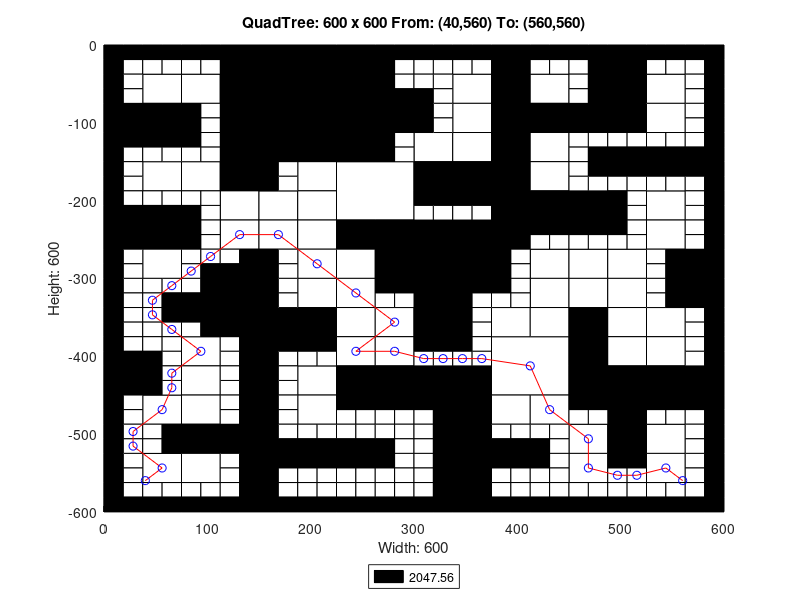

Write MATLAB code to recreate this figure.
axis([0 600 -600 0]);
title('QuadTree: 600 x 600 From: (40,560) To: (560,560)');
xlabel('Width: 600');
ylabel('Height: 600');
rectangle('Position',[150 -75 75 75], 'FaceColor',[0 0 0]);
rectangle('Position',[150 -150 75 75], 'FaceColor',[0 0 0]);
rectangle('Position',[225 -225 75 75], 'FaceColor',[1 1 1]);
rectangle('Position',[300 -300 75 75], 'FaceColor',[0 0 0]);
rectangle('Position',[375 -450 75 75], 'FaceColor',[1 1 1]);
rectangle('Position',[37.5 -75 37.5 37.5], 'FaceColor',[1 1 1]);
rectangle('Position',[112.5 -37.5 37.5 37.5], 'FaceColor',[0 0 0]);
rectangle('Position',[75 -75 37.5 37.5], 'FaceColor',[1 1 1]);
rectangle('Position',[112.5 -75 37.5 37.5], 'FaceColor',[0 0 0]);
rectangle('Position',[0 -112.5 37.5 37.5], 'FaceColor',[0 0 0]);
rectangle('Position',[37.5 -112.5 37.5 37.5], 'FaceColor',[0 0 0]);
rectangle('Position',[112.5 -112.5 37.5 37.5], 'FaceColor',[0 0 0]);
rectangle('Position',[112.5 -150 37.5 37.5], 'FaceColor',[0 0 0]);
rectangle('Position',[225 -37.5 37.5 37.5], 'FaceColor',[0 0 0]);
rectangle('Position',[225 -75 37.5 37.5], 'FaceColor',[0 0 0]);
rectangle('Position',[225 -112.5 37.5 37.5], 'FaceColor',[0 0 0]);
rectangle('Position',[262.5 -112.5 37.5 37.5], 'FaceColor',[0 0 0]);
rectangle('Position',[225 -150 37.5 37.5], 'FaceColor',[0 0 0]);
rectangle('Position',[37.5 -187.5 37.5 37.5], 'FaceColor',[1 1 1]);
rectangle('Position',[75 -187.5 37.5 37.5], 'FaceColor',[1 1 1]);
rectangle('Position',[112.5 -187.5 37.5 37.5], 'FaceColor',[0 0 0]);
rectangle('Position',[112.5 -225 37.5 37.5], 'FaceColor',[1 1 1]);
rectangle('Position',[0 -262.5 37.5 37.5], 'FaceColor',[0 0 0]);
rectangle('Position',[37.5 -262.5 37.5 37.5], 'FaceColor',[0 0 0]);
rectangle('Position',[37.5 -300 37.5 37.5], 'FaceColor',[1 1 1]);
rectangle('Position',[112.5 -262.5 37.5 37.5], 'FaceColor',[1 1 1]);
rectangle('Position',[187.5 -187.5 37.5 37.5], 'FaceColor',[1 1 1]);
rectangle('Position',[150 -225 37.5 37.5], 'FaceColor',[1 1 1]);
rectangle('Position',[187.5 -225 37.5 37.5], 'FaceColor',[1 1 1]);
rectangle('Position',[150 -262.5 37.5 37.5], 'FaceColor',[1 1 1]);
rectangle('Position',[187.5 -262.5 37.5 37.5], 'FaceColor',[1 1 1]);
rectangle('Position',[187.5 -300 37.5 37.5], 'FaceColor',[1 1 1]);
rectangle('Position',[225 -262.5 37.5 37.5], 'FaceColor',[0 0 0]);
rectangle('Position',[262.5 -262.5 37.5 37.5], 'FaceColor',[0 0 0]);
rectangle('Position',[225 -300 37.5 37.5], 'FaceColor',[1 1 1]);
rectangle('Position',[262.5 -300 37.5 37.5], 'FaceColor',[0 0 0]);
rectangle('Position',[337.5 -75 37.5 37.5], 'FaceColor',[1 1 1]);
rectangle('Position',[375 -37.5 37.5 37.5], 'FaceColor',[0 0 0]);
rectangle('Position',[375 -75 37.5 37.5], 'FaceColor',[0 0 0]);
rectangle('Position',[412.5 -75 37.5 37.5], 'FaceColor',[1 1 1]);
rectangle('Position',[337.5 -112.5 37.5 37.5], 'FaceColor',[1 1 1]);
rectangle('Position',[300 -150 37.5 37.5], 'FaceColor',[1 1 1]);
rectangle('Position',[337.5 -150 37.5 37.5], 'FaceColor',[1 1 1]);
rectangle('Position',[375 -112.5 37.5 37.5], 'FaceColor',[0 0 0]);
rectangle('Position',[412.5 -112.5 37.5 37.5], 'FaceColor',[0 0 0]);
rectangle('Position',[375 -150 37.5 37.5], 'FaceColor',[0 0 0]);
rectangle('Position',[412.5 -150 37.5 37.5], 'FaceColor',[1 1 1]);
rectangle('Position',[487.5 -37.5 37.5 37.5], 'FaceColor',[0 0 0]);
rectangle('Position',[487.5 -75 37.5 37.5], 'FaceColor',[0 0 0]);
rectangle('Position',[525 -75 37.5 37.5], 'FaceColor',[1 1 1]);
rectangle('Position',[450 -112.5 37.5 37.5], 'FaceColor',[0 0 0]);
rectangle('Position',[487.5 -112.5 37.5 37.5], 'FaceColor',[0 0 0]);
rectangle('Position',[525 -112.5 37.5 37.5], 'FaceColor',[1 1 1]);
rectangle('Position',[300 -187.5 37.5 37.5], 'FaceColor',[0 0 0]);
rectangle('Position',[337.5 -187.5 37.5 37.5], 'FaceColor',[0 0 0]);
rectangle('Position',[375 -187.5 37.5 37.5], 'FaceColor',[0 0 0]);
rectangle('Position',[412.5 -187.5 37.5 37.5], 'FaceColor',[1 1 1]);
rectangle('Position',[375 -225 37.5 37.5], 'FaceColor',[0 0 0]);
rectangle('Position',[412.5 -225 37.5 37.5], 'FaceColor',[0 0 0]);
rectangle('Position',[375 -262.5 37.5 37.5], 'FaceColor',[0 0 0]);
rectangle('Position',[412.5 -300 37.5 37.5], 'FaceColor',[1 1 1]);
rectangle('Position',[450 -225 37.5 37.5], 'FaceColor',[0 0 0]);
rectangle('Position',[525 -225 37.5 37.5], 'FaceColor',[1 1 1]);
rectangle('Position',[450 -300 37.5 37.5], 'FaceColor',[1 1 1]);
rectangle('Position',[487.5 -300 37.5 37.5], 'FaceColor',[1 1 1]);
rectangle('Position',[525 -262.5 37.5 37.5], 'FaceColor',[1 1 1]);
rectangle('Position',[562.5 -300 37.5 37.5], 'FaceColor',[0 0 0]);
rectangle('Position',[112.5 -337.5 37.5 37.5], 'FaceColor',[0 0 0]);
rectangle('Position',[112.5 -375 37.5 37.5], 'FaceColor',[0 0 0]);
rectangle('Position',[0 -450 37.5 37.5], 'FaceColor',[0 0 0]);
rectangle('Position',[75 -412.5 37.5 37.5], 'FaceColor',[1 1 1]);
rectangle('Position',[75 -450 37.5 37.5], 'FaceColor',[1 1 1]);
rectangle('Position',[187.5 -337.5 37.5 37.5], 'FaceColor',[1 1 1]);
rectangle('Position',[150 -375 37.5 37.5], 'FaceColor',[0 0 0]);
rectangle('Position',[187.5 -375 37.5 37.5], 'FaceColor',[0 0 0]);
rectangle('Position',[225 -337.5 37.5 37.5], 'FaceColor',[1 1 1]);
rectangle('Position',[225 -375 37.5 37.5], 'FaceColor',[1 1 1]);
rectangle('Position',[262.5 -375 37.5 37.5], 'FaceColor',[1 1 1]);
rectangle('Position',[187.5 -450 37.5 37.5], 'FaceColor',[1 1 1]);
rectangle('Position',[225 -412.5 37.5 37.5], 'FaceColor',[1 1 1]);
rectangle('Position',[262.5 -412.5 37.5 37.5], 'FaceColor',[1 1 1]);
rectangle('Position',[225 -450 37.5 37.5], 'FaceColor',[0 0 0]);
rectangle('Position',[262.5 -450 37.5 37.5], 'FaceColor',[0 0 0]);
rectangle('Position',[37.5 -487.5 37.5 37.5], 'FaceColor',[1 1 1]);
rectangle('Position',[75 -487.5 37.5 37.5], 'FaceColor',[1 1 1]);
rectangle('Position',[75 -525 37.5 37.5], 'FaceColor',[0 0 0]);
rectangle('Position',[112.5 -525 37.5 37.5], 'FaceColor',[0 0 0]);
rectangle('Position',[37.5 -562.5 37.5 37.5], 'FaceColor',[1 1 1]);
rectangle('Position',[75 -562.5 37.5 37.5], 'FaceColor',[1 1 1]);
rectangle('Position',[187.5 -487.5 37.5 37.5], 'FaceColor',[1 1 1]);
rectangle('Position',[300 -337.5 37.5 37.5], 'FaceColor',[0 0 0]);
rectangle('Position',[300 -375 37.5 37.5], 'FaceColor',[0 0 0]);
rectangle('Position',[412.5 -337.5 37.5 37.5], 'FaceColor',[1 1 1]);
rectangle('Position',[375 -375 37.5 37.5], 'FaceColor',[1 1 1]);
rectangle('Position',[412.5 -375 37.5 37.5], 'FaceColor',[1 1 1]);
rectangle('Position',[300 -450 37.5 37.5], 'FaceColor',[0 0 0]);
rectangle('Position',[337.5 -450 37.5 37.5], 'FaceColor',[0 0 0]);
rectangle('Position',[450 -337.5 37.5 37.5], 'FaceColor',[1 1 1]);
rectangle('Position',[487.5 -337.5 37.5 37.5], 'FaceColor',[1 1 1]);
rectangle('Position',[450 -375 37.5 37.5], 'FaceColor',[0 0 0]);
rectangle('Position',[487.5 -375 37.5 37.5], 'FaceColor',[1 1 1]);
rectangle('Position',[562.5 -337.5 37.5 37.5], 'FaceColor',[0 0 0]);
rectangle('Position',[525 -375 37.5 37.5], 'FaceColor',[1 1 1]);
rectangle('Position',[450 -412.5 37.5 37.5], 'FaceColor',[0 0 0]);
rectangle('Position',[487.5 -412.5 37.5 37.5], 'FaceColor',[1 1 1]);
rectangle('Position',[450 -450 37.5 37.5], 'FaceColor',[0 0 0]);
rectangle('Position',[487.5 -450 37.5 37.5], 'FaceColor',[0 0 0]);
rectangle('Position',[525 -412.5 37.5 37.5], 'FaceColor',[1 1 1]);
rectangle('Position',[525 -450 37.5 37.5], 'FaceColor',[0 0 0]);
rectangle('Position',[562.5 -450 37.5 37.5], 'FaceColor',[0 0 0]);
rectangle('Position',[337.5 -487.5 37.5 37.5], 'FaceColor',[0 0 0]);
rectangle('Position',[337.5 -525 37.5 37.5], 'FaceColor',[0 0 0]);
rectangle('Position',[375 -487.5 37.5 37.5], 'FaceColor',[1 1 1]);
rectangle('Position',[412.5 -487.5 37.5 37.5], 'FaceColor',[1 1 1]);
rectangle('Position',[337.5 -562.5 37.5 37.5], 'FaceColor',[0 0 0]);
rectangle('Position',[337.5 -600 37.5 37.5], 'FaceColor',[0 0 0]);
rectangle('Position',[487.5 -487.5 37.5 37.5], 'FaceColor',[0 0 0]);
rectangle('Position',[450 -525 37.5 37.5], 'FaceColor',[1 1 1]);
rectangle('Position',[487.5 -525 37.5 37.5], 'FaceColor',[0 0 0]);
rectangle('Position',[525 -525 37.5 37.5], 'FaceColor',[1 1 1]);
rectangle('Position',[450 -562.5 37.5 37.5], 'FaceColor',[1 1 1]);
rectangle('Position',[525 -562.5 37.5 37.5], 'FaceColor',[1 1 1]);
rectangle('Position',[0 -18.75 18.75 18.75], 'FaceColor',[0 0 0]);
rectangle('Position',[18.75 -18.75 18.75 18.75], 'FaceColor',[0 0 0]);
rectangle('Position',[0 -37.5 18.75 18.75], 'FaceColor',[0 0 0]);
rectangle('Position',[18.75 -37.5 18.75 18.75], 'FaceColor',[1 1 1]);
rectangle('Position',[37.5 -18.75 18.75 18.75], 'FaceColor',[0 0 0]);
rectangle('Position',[56.25 -18.75 18.75 18.75], 'FaceColor',[0 0 0]);
rectangle('Position',[37.5 -37.5 18.75 18.75], 'FaceColor',[1 1 1]);
rectangle('Position',[56.25 -37.5 18.75 18.75], 'FaceColor',[1 1 1]);
rectangle('Position',[0 -56.25 18.75 18.75], 'FaceColor',[0 0 0]);
rectangle('Position',[18.75 -56.25 18.75 18.75], 'FaceColor',[1 1 1]);
rectangle('Position',[0 -75 18.75 18.75], 'FaceColor',[0 0 0]);
rectangle('Position',[18.75 -75 18.75 18.75], 'FaceColor',[1 1 1]);
rectangle('Position',[75 -18.75 18.75 18.75], 'FaceColor',[0 0 0]);
rectangle('Position',[93.75 -18.75 18.75 18.75], 'FaceColor',[0 0 0]);
rectangle('Position',[75 -37.5 18.75 18.75], 'FaceColor',[1 1 1]);
rectangle('Position',[93.75 -37.5 18.75 18.75], 'FaceColor',[1 1 1]);
rectangle('Position',[0 -131.25 18.75 18.75], 'FaceColor',[0 0 0]);
rectangle('Position',[18.75 -131.25 18.75 18.75], 'FaceColor',[0 0 0]);
rectangle('Position',[0 -150 18.75 18.75], 'FaceColor',[0 0 0]);
rectangle('Position',[18.75 -150 18.75 18.75], 'FaceColor',[1 1 1]);
rectangle('Position',[37.5 -131.25 18.75 18.75], 'FaceColor',[0 0 0]);
rectangle('Position',[56.25 -131.25 18.75 18.75], 'FaceColor',[0 0 0]);
rectangle('Position',[37.5 -150 18.75 18.75], 'FaceColor',[1 1 1]);
rectangle('Position',[56.25 -150 18.75 18.75], 'FaceColor',[1 1 1]);
rectangle('Position',[75 -93.75 18.75 18.75], 'FaceColor',[0 0 0]);
rectangle('Position',[93.75 -93.75 18.75 18.75], 'FaceColor',[1 1 1]);
rectangle('Position',[75 -112.5 18.75 18.75], 'FaceColor',[0 0 0]);
rectangle('Position',[93.75 -112.5 18.75 18.75], 'FaceColor',[1 1 1]);
rectangle('Position',[75 -131.25 18.75 18.75], 'FaceColor',[0 0 0]);
rectangle('Position',[93.75 -131.25 18.75 18.75], 'FaceColor',[1 1 1]);
rectangle('Position',[75 -150 18.75 18.75], 'FaceColor',[1 1 1]);
rectangle('Position',[93.75 -150 18.75 18.75], 'FaceColor',[1 1 1]);
rectangle('Position',[262.5 -18.75 18.75 18.75], 'FaceColor',[0 0 0]);
rectangle('Position',[281.25 -18.75 18.75 18.75], 'FaceColor',[0 0 0]);
rectangle('Position',[262.5 -37.5 18.75 18.75], 'FaceColor',[0 0 0]);
rectangle('Position',[281.25 -37.5 18.75 18.75], 'FaceColor',[1 1 1]);
rectangle('Position',[262.5 -56.25 18.75 18.75], 'FaceColor',[0 0 0]);
rectangle('Position',[281.25 -56.25 18.75 18.75], 'FaceColor',[1 1 1]);
rectangle('Position',[262.5 -75 18.75 18.75], 'FaceColor',[0 0 0]);
rectangle('Position',[281.25 -75 18.75 18.75], 'FaceColor',[0 0 0]);
rectangle('Position',[262.5 -131.25 18.75 18.75], 'FaceColor',[0 0 0]);
rectangle('Position',[281.25 -131.25 18.75 18.75], 'FaceColor',[1 1 1]);
rectangle('Position',[262.5 -150 18.75 18.75], 'FaceColor',[0 0 0]);
rectangle('Position',[281.25 -150 18.75 18.75], 'FaceColor',[1 1 1]);
rectangle('Position',[0 -168.75 18.75 18.75], 'FaceColor',[0 0 0]);
rectangle('Position',[18.75 -168.75 18.75 18.75], 'FaceColor',[1 1 1]);
rectangle('Position',[0 -187.5 18.75 18.75], 'FaceColor',[0 0 0]);
rectangle('Position',[18.75 -187.5 18.75 18.75], 'FaceColor',[1 1 1]);
rectangle('Position',[0 -206.25 18.75 18.75], 'FaceColor',[0 0 0]);
rectangle('Position',[18.75 -206.25 18.75 18.75], 'FaceColor',[1 1 1]);
rectangle('Position',[0 -225 18.75 18.75], 'FaceColor',[0 0 0]);
rectangle('Position',[18.75 -225 18.75 18.75], 'FaceColor',[0 0 0]);
rectangle('Position',[37.5 -206.25 18.75 18.75], 'FaceColor',[1 1 1]);
rectangle('Position',[56.25 -206.25 18.75 18.75], 'FaceColor',[1 1 1]);
rectangle('Position',[37.5 -225 18.75 18.75], 'FaceColor',[0 0 0]);
rectangle('Position',[56.25 -225 18.75 18.75], 'FaceColor',[0 0 0]);
rectangle('Position',[75 -206.25 18.75 18.75], 'FaceColor',[1 1 1]);
rectangle('Position',[93.75 -206.25 18.75 18.75], 'FaceColor',[1 1 1]);
rectangle('Position',[75 -225 18.75 18.75], 'FaceColor',[0 0 0]);
rectangle('Position',[93.75 -225 18.75 18.75], 'FaceColor',[1 1 1]);
rectangle('Position',[0 -281.25 18.75 18.75], 'FaceColor',[0 0 0]);
rectangle('Position',[18.75 -281.25 18.75 18.75], 'FaceColor',[1 1 1]);
rectangle('Position',[0 -300 18.75 18.75], 'FaceColor',[0 0 0]);
rectangle('Position',[18.75 -300 18.75 18.75], 'FaceColor',[1 1 1]);
rectangle('Position',[75 -243.75 18.75 18.75], 'FaceColor',[0 0 0]);
rectangle('Position',[93.75 -243.75 18.75 18.75], 'FaceColor',[1 1 1]);
rectangle('Position',[75 -262.5 18.75 18.75], 'FaceColor',[0 0 0]);
rectangle('Position',[93.75 -262.5 18.75 18.75], 'FaceColor',[1 1 1]);
rectangle('Position',[75 -281.25 18.75 18.75], 'FaceColor',[1 1 1]);
rectangle('Position',[93.75 -281.25 18.75 18.75], 'FaceColor',[1 1 1]);
rectangle('Position',[75 -300 18.75 18.75], 'FaceColor',[1 1 1]);
rectangle('Position',[93.75 -300 18.75 18.75], 'FaceColor',[0 0 0]);
rectangle('Position',[112.5 -281.25 18.75 18.75], 'FaceColor',[1 1 1]);
rectangle('Position',[131.25 -281.25 18.75 18.75], 'FaceColor',[0 0 0]);
rectangle('Position',[112.5 -300 18.75 18.75], 'FaceColor',[0 0 0]);
rectangle('Position',[131.25 -300 18.75 18.75], 'FaceColor',[0 0 0]);
rectangle('Position',[150 -168.75 18.75 18.75], 'FaceColor',[0 0 0]);
rectangle('Position',[168.75 -168.75 18.75 18.75], 'FaceColor',[1 1 1]);
rectangle('Position',[150 -187.5 18.75 18.75], 'FaceColor',[0 0 0]);
rectangle('Position',[168.75 -187.5 18.75 18.75], 'FaceColor',[1 1 1]);
rectangle('Position',[150 -281.25 18.75 18.75], 'FaceColor',[0 0 0]);
rectangle('Position',[168.75 -281.25 18.75 18.75], 'FaceColor',[1 1 1]);
rectangle('Position',[150 -300 18.75 18.75], 'FaceColor',[0 0 0]);
rectangle('Position',[168.75 -300 18.75 18.75], 'FaceColor',[1 1 1]);
rectangle('Position',[300 -18.75 18.75 18.75], 'FaceColor',[0 0 0]);
rectangle('Position',[318.75 -18.75 18.75 18.75], 'FaceColor',[0 0 0]);
rectangle('Position',[300 -37.5 18.75 18.75], 'FaceColor',[1 1 1]);
rectangle('Position',[318.75 -37.5 18.75 18.75], 'FaceColor',[1 1 1]);
rectangle('Position',[337.5 -18.75 18.75 18.75], 'FaceColor',[0 0 0]);
rectangle('Position',[356.25 -18.75 18.75 18.75], 'FaceColor',[0 0 0]);
rectangle('Position',[337.5 -37.5 18.75 18.75], 'FaceColor',[1 1 1]);
rectangle('Position',[356.25 -37.5 18.75 18.75], 'FaceColor',[1 1 1]);
rectangle('Position',[300 -56.25 18.75 18.75], 'FaceColor',[1 1 1]);
rectangle('Position',[318.75 -56.25 18.75 18.75], 'FaceColor',[1 1 1]);
rectangle('Position',[300 -75 18.75 18.75], 'FaceColor',[0 0 0]);
rectangle('Position',[318.75 -75 18.75 18.75], 'FaceColor',[1 1 1]);
rectangle('Position',[412.5 -18.75 18.75 18.75], 'FaceColor',[0 0 0]);
rectangle('Position',[431.25 -18.75 18.75 18.75], 'FaceColor',[0 0 0]);
rectangle('Position',[412.5 -37.5 18.75 18.75], 'FaceColor',[1 1 1]);
rectangle('Position',[431.25 -37.5 18.75 18.75], 'FaceColor',[1 1 1]);
rectangle('Position',[300 -93.75 18.75 18.75], 'FaceColor',[0 0 0]);
rectangle('Position',[318.75 -93.75 18.75 18.75], 'FaceColor',[1 1 1]);
rectangle('Position',[300 -112.5 18.75 18.75], 'FaceColor',[0 0 0]);
rectangle('Position',[318.75 -112.5 18.75 18.75], 'FaceColor',[1 1 1]);
rectangle('Position',[450 -18.75 18.75 18.75], 'FaceColor',[0 0 0]);
rectangle('Position',[468.75 -18.75 18.75 18.75], 'FaceColor',[0 0 0]);
rectangle('Position',[450 -37.5 18.75 18.75], 'FaceColor',[1 1 1]);
rectangle('Position',[468.75 -37.5 18.75 18.75], 'FaceColor',[0 0 0]);
rectangle('Position',[450 -56.25 18.75 18.75], 'FaceColor',[1 1 1]);
rectangle('Position',[468.75 -56.25 18.75 18.75], 'FaceColor',[0 0 0]);
rectangle('Position',[450 -75 18.75 18.75], 'FaceColor',[1 1 1]);
rectangle('Position',[468.75 -75 18.75 18.75], 'FaceColor',[0 0 0]);
rectangle('Position',[525 -18.75 18.75 18.75], 'FaceColor',[0 0 0]);
rectangle('Position',[543.75 -18.75 18.75 18.75], 'FaceColor',[0 0 0]);
rectangle('Position',[525 -37.5 18.75 18.75], 'FaceColor',[1 1 1]);
rectangle('Position',[543.75 -37.5 18.75 18.75], 'FaceColor',[1 1 1]);
rectangle('Position',[562.5 -18.75 18.75 18.75], 'FaceColor',[0 0 0]);
rectangle('Position',[581.25 -18.75 18.75 18.75], 'FaceColor',[0 0 0]);
rectangle('Position',[562.5 -37.5 18.75 18.75], 'FaceColor',[1 1 1]);
rectangle('Position',[581.25 -37.5 18.75 18.75], 'FaceColor',[0 0 0]);
rectangle('Position',[562.5 -56.25 18.75 18.75], 'FaceColor',[1 1 1]);
rectangle('Position',[581.25 -56.25 18.75 18.75], 'FaceColor',[0 0 0]);
rectangle('Position',[562.5 -75 18.75 18.75], 'FaceColor',[1 1 1]);
rectangle('Position',[581.25 -75 18.75 18.75], 'FaceColor',[0 0 0]);
rectangle('Position',[450 -131.25 18.75 18.75], 'FaceColor',[1 1 1]);
rectangle('Position',[468.75 -131.25 18.75 18.75], 'FaceColor',[1 1 1]);
rectangle('Position',[450 -150 18.75 18.75], 'FaceColor',[1 1 1]);
rectangle('Position',[468.75 -150 18.75 18.75], 'FaceColor',[0 0 0]);
rectangle('Position',[487.5 -131.25 18.75 18.75], 'FaceColor',[1 1 1]);
rectangle('Position',[506.25 -131.25 18.75 18.75], 'FaceColor',[1 1 1]);
rectangle('Position',[487.5 -150 18.75 18.75], 'FaceColor',[0 0 0]);
rectangle('Position',[506.25 -150 18.75 18.75], 'FaceColor',[0 0 0]);
rectangle('Position',[562.5 -93.75 18.75 18.75], 'FaceColor',[1 1 1]);
rectangle('Position',[581.25 -93.75 18.75 18.75], 'FaceColor',[0 0 0]);
rectangle('Position',[562.5 -112.5 18.75 18.75], 'FaceColor',[1 1 1]);
rectangle('Position',[581.25 -112.5 18.75 18.75], 'FaceColor',[0 0 0]);
rectangle('Position',[525 -131.25 18.75 18.75], 'FaceColor',[1 1 1]);
rectangle('Position',[543.75 -131.25 18.75 18.75], 'FaceColor',[1 1 1]);
rectangle('Position',[525 -150 18.75 18.75], 'FaceColor',[0 0 0]);
rectangle('Position',[543.75 -150 18.75 18.75], 'FaceColor',[0 0 0]);
rectangle('Position',[562.5 -131.25 18.75 18.75], 'FaceColor',[1 1 1]);
rectangle('Position',[581.25 -131.25 18.75 18.75], 'FaceColor',[0 0 0]);
rectangle('Position',[562.5 -150 18.75 18.75], 'FaceColor',[0 0 0]);
rectangle('Position',[581.25 -150 18.75 18.75], 'FaceColor',[0 0 0]);
rectangle('Position',[300 -206.25 18.75 18.75], 'FaceColor',[0 0 0]);
rectangle('Position',[318.75 -206.25 18.75 18.75], 'FaceColor',[0 0 0]);
rectangle('Position',[300 -225 18.75 18.75], 'FaceColor',[1 1 1]);
rectangle('Position',[318.75 -225 18.75 18.75], 'FaceColor',[1 1 1]);
rectangle('Position',[337.5 -206.25 18.75 18.75], 'FaceColor',[0 0 0]);
rectangle('Position',[356.25 -206.25 18.75 18.75], 'FaceColor',[0 0 0]);
rectangle('Position',[337.5 -225 18.75 18.75], 'FaceColor',[1 1 1]);
rectangle('Position',[356.25 -225 18.75 18.75], 'FaceColor',[1 1 1]);
rectangle('Position',[412.5 -243.75 18.75 18.75], 'FaceColor',[0 0 0]);
rectangle('Position',[431.25 -243.75 18.75 18.75], 'FaceColor',[0 0 0]);
rectangle('Position',[412.5 -262.5 18.75 18.75], 'FaceColor',[1 1 1]);
rectangle('Position',[431.25 -262.5 18.75 18.75], 'FaceColor',[1 1 1]);
rectangle('Position',[375 -281.25 18.75 18.75], 'FaceColor',[0 0 0]);
rectangle('Position',[393.75 -281.25 18.75 18.75], 'FaceColor',[1 1 1]);
rectangle('Position',[375 -300 18.75 18.75], 'FaceColor',[0 0 0]);
rectangle('Position',[393.75 -300 18.75 18.75], 'FaceColor',[1 1 1]);
rectangle('Position',[450 -168.75 18.75 18.75], 'FaceColor',[1 1 1]);
rectangle('Position',[468.75 -168.75 18.75 18.75], 'FaceColor',[0 0 0]);
rectangle('Position',[450 -187.5 18.75 18.75], 'FaceColor',[1 1 1]);
rectangle('Position',[468.75 -187.5 18.75 18.75], 'FaceColor',[1 1 1]);
rectangle('Position',[487.5 -168.75 18.75 18.75], 'FaceColor',[0 0 0]);
rectangle('Position',[506.25 -168.75 18.75 18.75], 'FaceColor',[0 0 0]);
rectangle('Position',[487.5 -187.5 18.75 18.75], 'FaceColor',[1 1 1]);
rectangle('Position',[506.25 -187.5 18.75 18.75], 'FaceColor',[1 1 1]);
rectangle('Position',[487.5 -206.25 18.75 18.75], 'FaceColor',[0 0 0]);
rectangle('Position',[506.25 -206.25 18.75 18.75], 'FaceColor',[1 1 1]);
rectangle('Position',[487.5 -225 18.75 18.75], 'FaceColor',[0 0 0]);
rectangle('Position',[506.25 -225 18.75 18.75], 'FaceColor',[1 1 1]);
rectangle('Position',[525 -168.75 18.75 18.75], 'FaceColor',[0 0 0]);
rectangle('Position',[543.75 -168.75 18.75 18.75], 'FaceColor',[0 0 0]);
rectangle('Position',[525 -187.5 18.75 18.75], 'FaceColor',[1 1 1]);
rectangle('Position',[543.75 -187.5 18.75 18.75], 'FaceColor',[1 1 1]);
rectangle('Position',[562.5 -168.75 18.75 18.75], 'FaceColor',[0 0 0]);
rectangle('Position',[581.25 -168.75 18.75 18.75], 'FaceColor',[0 0 0]);
rectangle('Position',[562.5 -187.5 18.75 18.75], 'FaceColor',[1 1 1]);
rectangle('Position',[581.25 -187.5 18.75 18.75], 'FaceColor',[0 0 0]);
rectangle('Position',[562.5 -206.25 18.75 18.75], 'FaceColor',[1 1 1]);
rectangle('Position',[581.25 -206.25 18.75 18.75], 'FaceColor',[0 0 0]);
rectangle('Position',[562.5 -225 18.75 18.75], 'FaceColor',[1 1 1]);
rectangle('Position',[581.25 -225 18.75 18.75], 'FaceColor',[0 0 0]);
rectangle('Position',[450 -243.75 18.75 18.75], 'FaceColor',[0 0 0]);
rectangle('Position',[468.75 -243.75 18.75 18.75], 'FaceColor',[0 0 0]);
rectangle('Position',[450 -262.5 18.75 18.75], 'FaceColor',[1 1 1]);
rectangle('Position',[468.75 -262.5 18.75 18.75], 'FaceColor',[1 1 1]);
rectangle('Position',[487.5 -243.75 18.75 18.75], 'FaceColor',[0 0 0]);
rectangle('Position',[506.25 -243.75 18.75 18.75], 'FaceColor',[1 1 1]);
rectangle('Position',[487.5 -262.5 18.75 18.75], 'FaceColor',[1 1 1]);
rectangle('Position',[506.25 -262.5 18.75 18.75], 'FaceColor',[1 1 1]);
rectangle('Position',[562.5 -243.75 18.75 18.75], 'FaceColor',[1 1 1]);
rectangle('Position',[581.25 -243.75 18.75 18.75], 'FaceColor',[0 0 0]);
rectangle('Position',[562.5 -262.5 18.75 18.75], 'FaceColor',[1 1 1]);
rectangle('Position',[581.25 -262.5 18.75 18.75], 'FaceColor',[0 0 0]);
rectangle('Position',[525 -281.25 18.75 18.75], 'FaceColor',[1 1 1]);
rectangle('Position',[543.75 -281.25 18.75 18.75], 'FaceColor',[0 0 0]);
rectangle('Position',[525 -300 18.75 18.75], 'FaceColor',[1 1 1]);
rectangle('Position',[543.75 -300 18.75 18.75], 'FaceColor',[0 0 0]);
rectangle('Position',[0 -318.75 18.75 18.75], 'FaceColor',[0 0 0]);
rectangle('Position',[18.75 -318.75 18.75 18.75], 'FaceColor',[1 1 1]);
rectangle('Position',[0 -337.5 18.75 18.75], 'FaceColor',[0 0 0]);
rectangle('Position',[18.75 -337.5 18.75 18.75], 'FaceColor',[1 1 1]);
rectangle('Position',[37.5 -318.75 18.75 18.75], 'FaceColor',[1 1 1]);
rectangle('Position',[56.25 -318.75 18.75 18.75], 'FaceColor',[1 1 1]);
rectangle('Position',[37.5 -337.5 18.75 18.75], 'FaceColor',[1 1 1]);
rectangle('Position',[56.25 -337.5 18.75 18.75], 'FaceColor',[0 0 0]);
rectangle('Position',[0 -356.25 18.75 18.75], 'FaceColor',[0 0 0]);
rectangle('Position',[18.75 -356.25 18.75 18.75], 'FaceColor',[1 1 1]);
rectangle('Position',[0 -375 18.75 18.75], 'FaceColor',[0 0 0]);
rectangle('Position',[18.75 -375 18.75 18.75], 'FaceColor',[1 1 1]);
rectangle('Position',[37.5 -356.25 18.75 18.75], 'FaceColor',[1 1 1]);
rectangle('Position',[56.25 -356.25 18.75 18.75], 'FaceColor',[0 0 0]);
rectangle('Position',[37.5 -375 18.75 18.75], 'FaceColor',[1 1 1]);
rectangle('Position',[56.25 -375 18.75 18.75], 'FaceColor',[1 1 1]);
rectangle('Position',[75 -318.75 18.75 18.75], 'FaceColor',[1 1 1]);
rectangle('Position',[93.75 -318.75 18.75 18.75], 'FaceColor',[0 0 0]);
rectangle('Position',[75 -337.5 18.75 18.75], 'FaceColor',[0 0 0]);
rectangle('Position',[93.75 -337.5 18.75 18.75], 'FaceColor',[0 0 0]);
rectangle('Position',[75 -356.25 18.75 18.75], 'FaceColor',[0 0 0]);
rectangle('Position',[93.75 -356.25 18.75 18.75], 'FaceColor',[0 0 0]);
rectangle('Position',[75 -375 18.75 18.75], 'FaceColor',[1 1 1]);
rectangle('Position',[93.75 -375 18.75 18.75], 'FaceColor',[0 0 0]);
rectangle('Position',[0 -393.75 18.75 18.75], 'FaceColor',[0 0 0]);
rectangle('Position',[18.75 -393.75 18.75 18.75], 'FaceColor',[1 1 1]);
rectangle('Position',[0 -412.5 18.75 18.75], 'FaceColor',[0 0 0]);
rectangle('Position',[18.75 -412.5 18.75 18.75], 'FaceColor',[0 0 0]);
rectangle('Position',[37.5 -393.75 18.75 18.75], 'FaceColor',[1 1 1]);
rectangle('Position',[56.25 -393.75 18.75 18.75], 'FaceColor',[1 1 1]);
rectangle('Position',[37.5 -412.5 18.75 18.75], 'FaceColor',[0 0 0]);
rectangle('Position',[56.25 -412.5 18.75 18.75], 'FaceColor',[1 1 1]);
rectangle('Position',[37.5 -431.25 18.75 18.75], 'FaceColor',[0 0 0]);
rectangle('Position',[56.25 -431.25 18.75 18.75], 'FaceColor',[1 1 1]);
rectangle('Position',[37.5 -450 18.75 18.75], 'FaceColor',[0 0 0]);
rectangle('Position',[56.25 -450 18.75 18.75], 'FaceColor',[1 1 1]);
rectangle('Position',[112.5 -393.75 18.75 18.75], 'FaceColor',[1 1 1]);
rectangle('Position',[131.25 -393.75 18.75 18.75], 'FaceColor',[0 0 0]);
rectangle('Position',[112.5 -412.5 18.75 18.75], 'FaceColor',[1 1 1]);
rectangle('Position',[131.25 -412.5 18.75 18.75], 'FaceColor',[0 0 0]);
rectangle('Position',[112.5 -431.25 18.75 18.75], 'FaceColor',[1 1 1]);
rectangle('Position',[131.25 -431.25 18.75 18.75], 'FaceColor',[0 0 0]);
rectangle('Position',[112.5 -450 18.75 18.75], 'FaceColor',[1 1 1]);
rectangle('Position',[131.25 -450 18.75 18.75], 'FaceColor',[0 0 0]);
rectangle('Position',[150 -318.75 18.75 18.75], 'FaceColor',[0 0 0]);
rectangle('Position',[168.75 -318.75 18.75 18.75], 'FaceColor',[1 1 1]);
rectangle('Position',[150 -337.5 18.75 18.75], 'FaceColor',[0 0 0]);
rectangle('Position',[168.75 -337.5 18.75 18.75], 'FaceColor',[1 1 1]);
rectangle('Position',[262.5 -318.75 18.75 18.75], 'FaceColor',[0 0 0]);
rectangle('Position',[281.25 -318.75 18.75 18.75], 'FaceColor',[0 0 0]);
rectangle('Position',[262.5 -337.5 18.75 18.75], 'FaceColor',[1 1 1]);
rectangle('Position',[281.25 -337.5 18.75 18.75], 'FaceColor',[1 1 1]);
rectangle('Position',[150 -393.75 18.75 18.75], 'FaceColor',[0 0 0]);
rectangle('Position',[168.75 -393.75 18.75 18.75], 'FaceColor',[0 0 0]);
rectangle('Position',[150 -412.5 18.75 18.75], 'FaceColor',[0 0 0]);
rectangle('Position',[168.75 -412.5 18.75 18.75], 'FaceColor',[1 1 1]);
rectangle('Position',[187.5 -393.75 18.75 18.75], 'FaceColor',[0 0 0]);
rectangle('Position',[206.25 -393.75 18.75 18.75], 'FaceColor',[0 0 0]);
rectangle('Position',[187.5 -412.5 18.75 18.75], 'FaceColor',[1 1 1]);
rectangle('Position',[206.25 -412.5 18.75 18.75], 'FaceColor',[1 1 1]);
rectangle('Position',[150 -431.25 18.75 18.75], 'FaceColor',[0 0 0]);
rectangle('Position',[168.75 -431.25 18.75 18.75], 'FaceColor',[1 1 1]);
rectangle('Position',[150 -450 18.75 18.75], 'FaceColor',[0 0 0]);
rectangle('Position',[168.75 -450 18.75 18.75], 'FaceColor',[1 1 1]);
rectangle('Position',[0 -468.75 18.75 18.75], 'FaceColor',[0 0 0]);
rectangle('Position',[18.75 -468.75 18.75 18.75], 'FaceColor',[1 1 1]);
rectangle('Position',[0 -487.5 18.75 18.75], 'FaceColor',[0 0 0]);
rectangle('Position',[18.75 -487.5 18.75 18.75], 'FaceColor',[1 1 1]);
rectangle('Position',[0 -506.25 18.75 18.75], 'FaceColor',[0 0 0]);
rectangle('Position',[18.75 -506.25 18.75 18.75], 'FaceColor',[1 1 1]);
rectangle('Position',[0 -525 18.75 18.75], 'FaceColor',[0 0 0]);
rectangle('Position',[18.75 -525 18.75 18.75], 'FaceColor',[1 1 1]);
rectangle('Position',[37.5 -506.25 18.75 18.75], 'FaceColor',[1 1 1]);
rectangle('Position',[56.25 -506.25 18.75 18.75], 'FaceColor',[0 0 0]);
rectangle('Position',[37.5 -525 18.75 18.75], 'FaceColor',[1 1 1]);
rectangle('Position',[56.25 -525 18.75 18.75], 'FaceColor',[0 0 0]);
rectangle('Position',[112.5 -468.75 18.75 18.75], 'FaceColor',[1 1 1]);
rectangle('Position',[131.25 -468.75 18.75 18.75], 'FaceColor',[0 0 0]);
rectangle('Position',[112.5 -487.5 18.75 18.75], 'FaceColor',[1 1 1]);
rectangle('Position',[131.25 -487.5 18.75 18.75], 'FaceColor',[0 0 0]);
rectangle('Position',[0 -543.75 18.75 18.75], 'FaceColor',[0 0 0]);
rectangle('Position',[18.75 -543.75 18.75 18.75], 'FaceColor',[1 1 1]);
rectangle('Position',[0 -562.5 18.75 18.75], 'FaceColor',[0 0 0]);
rectangle('Position',[18.75 -562.5 18.75 18.75], 'FaceColor',[1 1 1]);
rectangle('Position',[0 -581.25 18.75 18.75], 'FaceColor',[0 0 0]);
rectangle('Position',[18.75 -581.25 18.75 18.75], 'FaceColor',[1 1 1]);
rectangle('Position',[0 -600 18.75 18.75], 'FaceColor',[0 0 0]);
rectangle('Position',[18.75 -600 18.75 18.75], 'FaceColor',[0 0 0]);
rectangle('Position',[37.5 -581.25 18.75 18.75], 'FaceColor',[1 1 1]);
rectangle('Position',[56.25 -581.25 18.75 18.75], 'FaceColor',[1 1 1]);
rectangle('Position',[37.5 -600 18.75 18.75], 'FaceColor',[0 0 0]);
rectangle('Position',[56.25 -600 18.75 18.75], 'FaceColor',[0 0 0]);
rectangle('Position',[112.5 -543.75 18.75 18.75], 'FaceColor',[1 1 1]);
rectangle('Position',[131.25 -543.75 18.75 18.75], 'FaceColor',[0 0 0]);
rectangle('Position',[112.5 -562.5 18.75 18.75], 'FaceColor',[1 1 1]);
rectangle('Position',[131.25 -562.5 18.75 18.75], 'FaceColor',[0 0 0]);
rectangle('Position',[75 -581.25 18.75 18.75], 'FaceColor',[1 1 1]);
rectangle('Position',[93.75 -581.25 18.75 18.75], 'FaceColor',[1 1 1]);
rectangle('Position',[75 -600 18.75 18.75], 'FaceColor',[0 0 0]);
rectangle('Position',[93.75 -600 18.75 18.75], 'FaceColor',[0 0 0]);
rectangle('Position',[112.5 -581.25 18.75 18.75], 'FaceColor',[1 1 1]);
rectangle('Position',[131.25 -581.25 18.75 18.75], 'FaceColor',[0 0 0]);
rectangle('Position',[112.5 -600 18.75 18.75], 'FaceColor',[0 0 0]);
rectangle('Position',[131.25 -600 18.75 18.75], 'FaceColor',[0 0 0]);
rectangle('Position',[150 -468.75 18.75 18.75], 'FaceColor',[0 0 0]);
rectangle('Position',[168.75 -468.75 18.75 18.75], 'FaceColor',[1 1 1]);
rectangle('Position',[150 -487.5 18.75 18.75], 'FaceColor',[0 0 0]);
rectangle('Position',[168.75 -487.5 18.75 18.75], 'FaceColor',[1 1 1]);
rectangle('Position',[150 -506.25 18.75 18.75], 'FaceColor',[0 0 0]);
rectangle('Position',[168.75 -506.25 18.75 18.75], 'FaceColor',[1 1 1]);
rectangle('Position',[150 -525 18.75 18.75], 'FaceColor',[0 0 0]);
rectangle('Position',[168.75 -525 18.75 18.75], 'FaceColor',[0 0 0]);
rectangle('Position',[187.5 -506.25 18.75 18.75], 'FaceColor',[1 1 1]);
rectangle('Position',[206.25 -506.25 18.75 18.75], 'FaceColor',[1 1 1]);
rectangle('Position',[187.5 -525 18.75 18.75], 'FaceColor',[0 0 0]);
rectangle('Position',[206.25 -525 18.75 18.75], 'FaceColor',[0 0 0]);
rectangle('Position',[225 -468.75 18.75 18.75], 'FaceColor',[0 0 0]);
rectangle('Position',[243.75 -468.75 18.75 18.75], 'FaceColor',[0 0 0]);
rectangle('Position',[225 -487.5 18.75 18.75], 'FaceColor',[1 1 1]);
rectangle('Position',[243.75 -487.5 18.75 18.75], 'FaceColor',[1 1 1]);
rectangle('Position',[262.5 -468.75 18.75 18.75], 'FaceColor',[0 0 0]);
rectangle('Position',[281.25 -468.75 18.75 18.75], 'FaceColor',[0 0 0]);
rectangle('Position',[262.5 -487.5 18.75 18.75], 'FaceColor',[1 1 1]);
rectangle('Position',[281.25 -487.5 18.75 18.75], 'FaceColor',[1 1 1]);
rectangle('Position',[225 -506.25 18.75 18.75], 'FaceColor',[1 1 1]);
rectangle('Position',[243.75 -506.25 18.75 18.75], 'FaceColor',[1 1 1]);
rectangle('Position',[225 -525 18.75 18.75], 'FaceColor',[0 0 0]);
rectangle('Position',[243.75 -525 18.75 18.75], 'FaceColor',[0 0 0]);
rectangle('Position',[262.5 -506.25 18.75 18.75], 'FaceColor',[1 1 1]);
rectangle('Position',[281.25 -506.25 18.75 18.75], 'FaceColor',[1 1 1]);
rectangle('Position',[262.5 -525 18.75 18.75], 'FaceColor',[0 0 0]);
rectangle('Position',[281.25 -525 18.75 18.75], 'FaceColor',[1 1 1]);
rectangle('Position',[150 -543.75 18.75 18.75], 'FaceColor',[0 0 0]);
rectangle('Position',[168.75 -543.75 18.75 18.75], 'FaceColor',[0 0 0]);
rectangle('Position',[150 -562.5 18.75 18.75], 'FaceColor',[0 0 0]);
rectangle('Position',[168.75 -562.5 18.75 18.75], 'FaceColor',[1 1 1]);
rectangle('Position',[187.5 -543.75 18.75 18.75], 'FaceColor',[0 0 0]);
rectangle('Position',[206.25 -543.75 18.75 18.75], 'FaceColor',[0 0 0]);
rectangle('Position',[187.5 -562.5 18.75 18.75], 'FaceColor',[1 1 1]);
rectangle('Position',[206.25 -562.5 18.75 18.75], 'FaceColor',[1 1 1]);
rectangle('Position',[150 -581.25 18.75 18.75], 'FaceColor',[0 0 0]);
rectangle('Position',[168.75 -581.25 18.75 18.75], 'FaceColor',[1 1 1]);
rectangle('Position',[150 -600 18.75 18.75], 'FaceColor',[0 0 0]);
rectangle('Position',[168.75 -600 18.75 18.75], 'FaceColor',[0 0 0]);
rectangle('Position',[187.5 -581.25 18.75 18.75], 'FaceColor',[1 1 1]);
rectangle('Position',[206.25 -581.25 18.75 18.75], 'FaceColor',[1 1 1]);
rectangle('Position',[187.5 -600 18.75 18.75], 'FaceColor',[0 0 0]);
rectangle('Position',[206.25 -600 18.75 18.75], 'FaceColor',[0 0 0]);
rectangle('Position',[225 -543.75 18.75 18.75], 'FaceColor',[0 0 0]);
rectangle('Position',[243.75 -543.75 18.75 18.75], 'FaceColor',[0 0 0]);
rectangle('Position',[225 -562.5 18.75 18.75], 'FaceColor',[1 1 1]);
rectangle('Position',[243.75 -562.5 18.75 18.75], 'FaceColor',[1 1 1]);
rectangle('Position',[262.5 -543.75 18.75 18.75], 'FaceColor',[0 0 0]);
rectangle('Position',[281.25 -543.75 18.75 18.75], 'FaceColor',[1 1 1]);
rectangle('Position',[262.5 -562.5 18.75 18.75], 'FaceColor',[1 1 1]);
rectangle('Position',[281.25 -562.5 18.75 18.75], 'FaceColor',[1 1 1]);
rectangle('Position',[225 -581.25 18.75 18.75], 'FaceColor',[1 1 1]);
rectangle('Position',[243.75 -581.25 18.75 18.75], 'FaceColor',[1 1 1]);
rectangle('Position',[225 -600 18.75 18.75], 'FaceColor',[0 0 0]);
rectangle('Position',[243.75 -600 18.75 18.75], 'FaceColor',[0 0 0]);
rectangle('Position',[262.5 -581.25 18.75 18.75], 'FaceColor',[1 1 1]);
rectangle('Position',[281.25 -581.25 18.75 18.75], 'FaceColor',[1 1 1]);
rectangle('Position',[262.5 -600 18.75 18.75], 'FaceColor',[0 0 0]);
rectangle('Position',[281.25 -600 18.75 18.75], 'FaceColor',[0 0 0]);
rectangle('Position',[337.5 -318.75 18.75 18.75], 'FaceColor',[0 0 0]);
rectangle('Position',[356.25 -318.75 18.75 18.75], 'FaceColor',[0 0 0]);
rectangle('Position',[337.5 -337.5 18.75 18.75], 'FaceColor',[0 0 0]);
rectangle('Position',[356.25 -337.5 18.75 18.75], 'FaceColor',[1 1 1]);
rectangle('Position',[337.5 -356.25 18.75 18.75], 'FaceColor',[0 0 0]);
rectangle('Position',[356.25 -356.25 18.75 18.75], 'FaceColor',[1 1 1]);
rectangle('Position',[337.5 -375 18.75 18.75], 'FaceColor',[0 0 0]);
rectangle('Position',[356.25 -375 18.75 18.75], 'FaceColor',[1 1 1]);
rectangle('Position',[375 -318.75 18.75 18.75], 'FaceColor',[0 0 0]);
rectangle('Position',[393.75 -318.75 18.75 18.75], 'FaceColor',[1 1 1]);
rectangle('Position',[375 -337.5 18.75 18.75], 'FaceColor',[1 1 1]);
rectangle('Position',[393.75 -337.5 18.75 18.75], 'FaceColor',[1 1 1]);
rectangle('Position',[300 -393.75 18.75 18.75], 'FaceColor',[0 0 0]);
rectangle('Position',[318.75 -393.75 18.75 18.75], 'FaceColor',[0 0 0]);
rectangle('Position',[300 -412.5 18.75 18.75], 'FaceColor',[1 1 1]);
rectangle('Position',[318.75 -412.5 18.75 18.75], 'FaceColor',[1 1 1]);
rectangle('Position',[337.5 -393.75 18.75 18.75], 'FaceColor',[0 0 0]);
rectangle('Position',[356.25 -393.75 18.75 18.75], 'FaceColor',[1 1 1]);
rectangle('Position',[337.5 -412.5 18.75 18.75], 'FaceColor',[1 1 1]);
rectangle('Position',[356.25 -412.5 18.75 18.75], 'FaceColor',[1 1 1]);
rectangle('Position',[525 -318.75 18.75 18.75], 'FaceColor',[1 1 1]);
rectangle('Position',[543.75 -318.75 18.75 18.75], 'FaceColor',[0 0 0]);
rectangle('Position',[525 -337.5 18.75 18.75], 'FaceColor',[1 1 1]);
rectangle('Position',[543.75 -337.5 18.75 18.75], 'FaceColor',[0 0 0]);
rectangle('Position',[562.5 -356.25 18.75 18.75], 'FaceColor',[1 1 1]);
rectangle('Position',[581.25 -356.25 18.75 18.75], 'FaceColor',[0 0 0]);
rectangle('Position',[562.5 -375 18.75 18.75], 'FaceColor',[1 1 1]);
rectangle('Position',[581.25 -375 18.75 18.75], 'FaceColor',[0 0 0]);
rectangle('Position',[562.5 -393.75 18.75 18.75], 'FaceColor',[1 1 1]);
rectangle('Position',[581.25 -393.75 18.75 18.75], 'FaceColor',[0 0 0]);
rectangle('Position',[562.5 -412.5 18.75 18.75], 'FaceColor',[1 1 1]);
rectangle('Position',[581.25 -412.5 18.75 18.75], 'FaceColor',[0 0 0]);
rectangle('Position',[300 -468.75 18.75 18.75], 'FaceColor',[0 0 0]);
rectangle('Position',[318.75 -468.75 18.75 18.75], 'FaceColor',[0 0 0]);
rectangle('Position',[300 -487.5 18.75 18.75], 'FaceColor',[1 1 1]);
rectangle('Position',[318.75 -487.5 18.75 18.75], 'FaceColor',[0 0 0]);
rectangle('Position',[300 -506.25 18.75 18.75], 'FaceColor',[1 1 1]);
rectangle('Position',[318.75 -506.25 18.75 18.75], 'FaceColor',[0 0 0]);
rectangle('Position',[300 -525 18.75 18.75], 'FaceColor',[1 1 1]);
rectangle('Position',[318.75 -525 18.75 18.75], 'FaceColor',[0 0 0]);
rectangle('Position',[375 -506.25 18.75 18.75], 'FaceColor',[1 1 1]);
rectangle('Position',[393.75 -506.25 18.75 18.75], 'FaceColor',[1 1 1]);
rectangle('Position',[375 -525 18.75 18.75], 'FaceColor',[0 0 0]);
rectangle('Position',[393.75 -525 18.75 18.75], 'FaceColor',[0 0 0]);
rectangle('Position',[412.5 -506.25 18.75 18.75], 'FaceColor',[1 1 1]);
rectangle('Position',[431.25 -506.25 18.75 18.75], 'FaceColor',[1 1 1]);
rectangle('Position',[412.5 -525 18.75 18.75], 'FaceColor',[0 0 0]);
rectangle('Position',[431.25 -525 18.75 18.75], 'FaceColor',[1 1 1]);
rectangle('Position',[300 -543.75 18.75 18.75], 'FaceColor',[1 1 1]);
rectangle('Position',[318.75 -543.75 18.75 18.75], 'FaceColor',[0 0 0]);
rectangle('Position',[300 -562.5 18.75 18.75], 'FaceColor',[1 1 1]);
rectangle('Position',[318.75 -562.5 18.75 18.75], 'FaceColor',[0 0 0]);
rectangle('Position',[300 -581.25 18.75 18.75], 'FaceColor',[1 1 1]);
rectangle('Position',[318.75 -581.25 18.75 18.75], 'FaceColor',[0 0 0]);
rectangle('Position',[300 -600 18.75 18.75], 'FaceColor',[0 0 0]);
rectangle('Position',[318.75 -600 18.75 18.75], 'FaceColor',[0 0 0]);
rectangle('Position',[375 -543.75 18.75 18.75], 'FaceColor',[0 0 0]);
rectangle('Position',[393.75 -543.75 18.75 18.75], 'FaceColor',[0 0 0]);
rectangle('Position',[375 -562.5 18.75 18.75], 'FaceColor',[1 1 1]);
rectangle('Position',[393.75 -562.5 18.75 18.75], 'FaceColor',[1 1 1]);
rectangle('Position',[412.5 -543.75 18.75 18.75], 'FaceColor',[0 0 0]);
rectangle('Position',[431.25 -543.75 18.75 18.75], 'FaceColor',[1 1 1]);
rectangle('Position',[412.5 -562.5 18.75 18.75], 'FaceColor',[1 1 1]);
rectangle('Position',[431.25 -562.5 18.75 18.75], 'FaceColor',[1 1 1]);
rectangle('Position',[375 -581.25 18.75 18.75], 'FaceColor',[1 1 1]);
rectangle('Position',[393.75 -581.25 18.75 18.75], 'FaceColor',[1 1 1]);
rectangle('Position',[375 -600 18.75 18.75], 'FaceColor',[0 0 0]);
rectangle('Position',[393.75 -600 18.75 18.75], 'FaceColor',[0 0 0]);
rectangle('Position',[412.5 -581.25 18.75 18.75], 'FaceColor',[1 1 1]);
rectangle('Position',[431.25 -581.25 18.75 18.75], 'FaceColor',[1 1 1]);
rectangle('Position',[412.5 -600 18.75 18.75], 'FaceColor',[0 0 0]);
rectangle('Position',[431.25 -600 18.75 18.75], 'FaceColor',[0 0 0]);
rectangle('Position',[450 -468.75 18.75 18.75], 'FaceColor',[0 0 0]);
rectangle('Position',[468.75 -468.75 18.75 18.75], 'FaceColor',[0 0 0]);
rectangle('Position',[450 -487.5 18.75 18.75], 'FaceColor',[1 1 1]);
rectangle('Position',[468.75 -487.5 18.75 18.75], 'FaceColor',[1 1 1]);
rectangle('Position',[525 -468.75 18.75 18.75], 'FaceColor',[0 0 0]);
rectangle('Position',[543.75 -468.75 18.75 18.75], 'FaceColor',[0 0 0]);
rectangle('Position',[525 -487.5 18.75 18.75], 'FaceColor',[1 1 1]);
rectangle('Position',[543.75 -487.5 18.75 18.75], 'FaceColor',[1 1 1]);
rectangle('Position',[562.5 -468.75 18.75 18.75], 'FaceColor',[0 0 0]);
rectangle('Position',[581.25 -468.75 18.75 18.75], 'FaceColor',[0 0 0]);
rectangle('Position',[562.5 -487.5 18.75 18.75], 'FaceColor',[1 1 1]);
rectangle('Position',[581.25 -487.5 18.75 18.75], 'FaceColor',[0 0 0]);
rectangle('Position',[562.5 -506.25 18.75 18.75], 'FaceColor',[1 1 1]);
rectangle('Position',[581.25 -506.25 18.75 18.75], 'FaceColor',[0 0 0]);
rectangle('Position',[562.5 -525 18.75 18.75], 'FaceColor',[1 1 1]);
rectangle('Position',[581.25 -525 18.75 18.75], 'FaceColor',[0 0 0]);
rectangle('Position',[487.5 -543.75 18.75 18.75], 'FaceColor',[0 0 0]);
rectangle('Position',[506.25 -543.75 18.75 18.75], 'FaceColor',[0 0 0]);
rectangle('Position',[487.5 -562.5 18.75 18.75], 'FaceColor',[1 1 1]);
rectangle('Position',[506.25 -562.5 18.75 18.75], 'FaceColor',[1 1 1]);
rectangle('Position',[450 -581.25 18.75 18.75], 'FaceColor',[1 1 1]);
rectangle('Position',[468.75 -581.25 18.75 18.75], 'FaceColor',[1 1 1]);
rectangle('Position',[450 -600 18.75 18.75], 'FaceColor',[0 0 0]);
rectangle('Position',[468.75 -600 18.75 18.75], 'FaceColor',[0 0 0]);
rectangle('Position',[487.5 -581.25 18.75 18.75], 'FaceColor',[1 1 1]);
rectangle('Position',[506.25 -581.25 18.75 18.75], 'FaceColor',[1 1 1]);
rectangle('Position',[487.5 -600 18.75 18.75], 'FaceColor',[0 0 0]);
rectangle('Position',[506.25 -600 18.75 18.75], 'FaceColor',[0 0 0]);
rectangle('Position',[562.5 -543.75 18.75 18.75], 'FaceColor',[1 1 1]);
rectangle('Position',[581.25 -543.75 18.75 18.75], 'FaceColor',[0 0 0]);
rectangle('Position',[562.5 -562.5 18.75 18.75], 'FaceColor',[1 1 1]);
rectangle('Position',[581.25 -562.5 18.75 18.75], 'FaceColor',[0 0 0]);
rectangle('Position',[525 -581.25 18.75 18.75], 'FaceColor',[1 1 1]);
rectangle('Position',[543.75 -581.25 18.75 18.75], 'FaceColor',[1 1 1]);
rectangle('Position',[525 -600 18.75 18.75], 'FaceColor',[0 0 0]);
rectangle('Position',[543.75 -600 18.75 18.75], 'FaceColor',[0 0 0]);
rectangle('Position',[562.5 -581.25 18.75 18.75], 'FaceColor',[1 1 1]);
rectangle('Position',[581.25 -581.25 18.75 18.75], 'FaceColor',[0 0 0]);
rectangle('Position',[562.5 -600 18.75 18.75], 'FaceColor',[0 0 0]);
rectangle('Position',[581.25 -600 18.75 18.75], 'FaceColor',[0 0 0]);
X=[560,543.75,515.625,496.875,468.75,468.75,431.25,412.5,365.625,346.875,328.125,309.375,281.25,243.75,281.25,243.75,206.25,168.75,131.25,103.125,84.375,65.625,46.875,46.875,65.625,93.75,65.625,65.625,56.25,28.125,28.125,56.25,40];
Y=[-560,-543.75,-553.125,-553.125,-543.75,-506.25,-468.75,-412.5,-403.125,-403.125,-403.125,-403.125,-393.75,-393.75,-356.25,-318.75,-281.25,-243.75,-243.75,-271.875,-290.625,-309.375,-328.125,-346.875,-365.625,-393.75,-421.875,-440.625,-468.75,-496.875,-515.625,-543.75,-560];
hold on;
plot(X,Y,'r');
plot(X,Y,'bo');
legend('2047.56','Location','southoutside');
